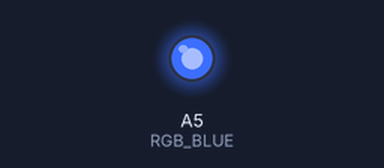
A sketch run on a simulated Arduino Nano, built with avr-gcc and run on an emulated ATmega328P. On the bench: output pins drawn as LEDs (lit = HIGH).

Above: at 0.1 s.
Timing chart, 0 to 1.6 s (numbered marks = the images above):
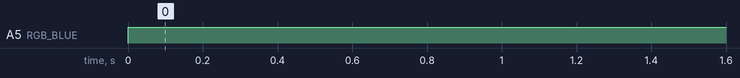

The sketch:

BatteryPercentTest.ino
```cpp
#define BATTERY A4

#define RGB_RED A7
#define RGB_GREEN A6
#define RGB_BLUE A5

void RGB_color(int red_light_value, int green_light_value, int blue_light_value)
 {
  analogWrite(RGB_RED, red_light_value);
  analogWrite(RGB_GREEN, green_light_value);
  analogWrite(RGB_BLUE, blue_light_value);
}

void set_battery(){
 // read analog voltage from battery
  int sensorValue = analogRead(BATTERY);

  // Convert the analog reading (which goes from 0 - 1023) to a voltage (0 - 5V):
  float V = sensorValue * (3.3 / 1023.0);
  Serial.println(V);

  float percentage = V / 3.0 * 100;
  // print out the value you read:
  Serial.println(String(percentage) + "%");

  if (V >= 2.65) { RGB_color(255,0,255); }
  if (V < 2.65 && V >= 2.5) { RGB_color(0,0,255); }
  if (V < 2.5) { RGB_color(0,255,255); }
}

void setup()
{
  Serial.begin(9600);

  pinMode(RGB_RED, OUTPUT);
  pinMode(RGB_GREEN, OUTPUT);
  pinMode(RGB_BLUE, OUTPUT);
}

void loop()
{
//  set_battery();

  RGB_color(255,0,255);
  delay(200);
  RGB_color(0,0,255);
  delay(200);
  RGB_color(0,255,255);
  delay(200);

}
```

Measured:
- by itself, A5 (RGB_BLUE): LOW → HIGH at 0.00 s
